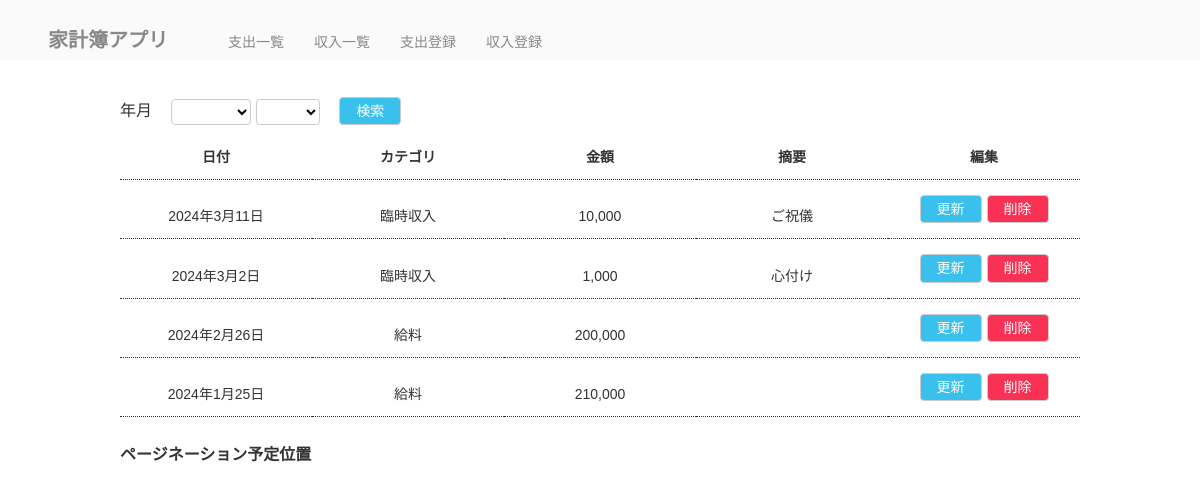
The app's page /income_list/ with its own data.
### kakeibo/models.py (models this page shows)
class Income(models.Model):
    date = models.DateField('日付')
    price = models.IntegerField('金額')
    category = models.ForeignKey(IncomeCategory, on_delete=models.PROTECT, verbose_name='カテゴリ')
    description = models.TextField('摘要', null=True, blank=True)

class IncomeCategory(models.Model):
    name = models.CharField('カテゴリ名', max_length=32)
    def __str__(self):
        return self.name

### kakeibo/views.py (the view, shortened to what this page needs)
# urls.py: path('income_list/', views.IncomeList.as_view(), name='income_list'),
class IncomeList(generic.ListView):
    template_name = 'kakeibo/income_list.html'
    model = Income
    ordering = '-date'
    def get_queryset(self):
        queryset = super().get_queryset()
        self.form = form = IncomeSearchForm(self.request.GET or None)
        return queryset
    def get_context_data(self, **kwargs):
        context = super().get_context_data(**kwargs)
        context['search_form'] = self.form
        return context

### kakeibo/forms.py
class IncomeSearchForm(forms.Form):
    start_year = 2019
    end_year = timezone.now().year + 1
    years = [(year, f'{year}年') for year in reversed(range(start_year, end_year + 1))]
    years.insert(0, (0, ''))
    YEAR_CHOICES = tuple(years)
    months = [(month, f'{month}月') for month in range(1, 13)]
    months.insert(0, (0, ''))
    MONTH_CHOICES = tuple(months)
    year = forms.ChoiceField(
        label='年での絞り込み',
        required=False,
        choices=YEAR_CHOICES,
        widget=forms.Select(attrs={'class': 'form', 'value': ''})
    )
    month = forms.ChoiceField(
        label='月での絞り込み',
        required=False,
        choices=MONTH_CHOICES,
        widget=forms.Select(attrs={'class': 'form'})
    )

### kakeibo/templates/kakeibo/income_list.html
{% extends 'kakeibo/base.html' %}
{% load humanize %}
{% block content %}
<form class="mt-2" id="search-form" action="" method="GET">
  <label class="label mr-4">年月</label>
  {{ search_form.year }}
  {{ search_form.month }}
  <button class="btn btn-info ml-4" type="submit">検索</button>
</form>
<table class="table mt-3">
  <tr>
    <th>日付</th>
    <th>カテゴリ</th>
    <th>金額</th>
    <th>摘要</th>
    <th>編集</th>
  </tr>
  {% for income in income_list %}
  <tr>
    <td>{{ income.date }}</td>
    <td>{{ income.category }}</td>
    <td>{{ income.price|intcomma}}</td>
    <td>
      {% if income.description %}
      {{ income.description }}
      {% endif %}
    </td>
    <td>
      <div class="manage-btn-area">
        <div class="update-btn-area">
          <a class="btn btn-info" href="{% url 'kakeibo:income_update' income.pk %}">更新</a>
        </div>
        <div class="delete-btn-area">
          <a class="btn btn-danger" href="{% url 'kakeibo:income_delete' income.pk %}">削除</a>
        </div>
      </div>
    </td>
  </tr>
  {% endfor %}
</table>
<div class="mt-5">
  <h1>ページネーション予定位置</h1>
</div>
{% endblock %}

### kakeibo/static/kakeibo/css/style.css (style rules this page uses)
html { font-size: 62.5%; }
*, *::before, *::after { box-sizing: border-box; }
body { line-height: 1; background-color: #fff; color: #333; font-size: 1.4rem; font-family: "Hiragino Kaku Gothic ProN", Meiryo, sans-serif; }
@media (min-width: 768px) { body { font-size: 16px; } }
a { text-decoration: none; color: #00809d; }
.mt-2 { margin-top: 0.5rem !important; }
.mt-3 { margin-top: 1rem !important; }
.mt-5 { margin-top: 3rem !important; }
.ml-4 { margin-left: 1.5rem !important; }
.mr-4 { margin-right: 1.5rem !important; }
.table { border-collapse: collapse; border-spacing: 0; width: 100%; font-size: 1.4rem; }
.table tr { border-bottom: dotted 0.5px #432c02; }
.table th, .table td { text-align: center; width: 20%; padding: 15px 0; }
.form { font-size: 1.4rem; padding: 3px 6px; box-sizing: border-box; border-radius: 4px; border: solid 1px #ccc; background-color: #fff; font-family: "Ubuntu", "Noto Sans JP", sans-serif; }
.btn, a.btn { font-size: 1.4rem; color: #333; -webkit-appearance: none; appearance: none; padding: 4px 16px; line-height: 1.3; border-radius: 4px; border: solid 1px #ccc; background-color: #fff; vertical-align: bottom; font-family: "Ubuntu", "Noto Sans JP", sans-serif; display: inline-block; text-align: center; cursor: pointer; }
.btn-info, a.btn-info { background-color: #39c0ed; color: #fff; }
.btn-danger, a.btn-danger { background-color: #f93154; color: #fff; }
.manage-btn-area { display: flex; flex-direction: row; justify-content: center; }
.delete-btn-area { margin-left: 5px; }

### records on screen
Income: date "2024年3月11日", category "臨時収入", price "10,000", description "ご祝儀"
Income: date "2024年3月2日", category "臨時収入", price "1,000", description "心付け"
Income: date "2024年2月26日", category "給料", price "200,000"
Income: date "2024年1月25日", category "給料", price "210,000"
